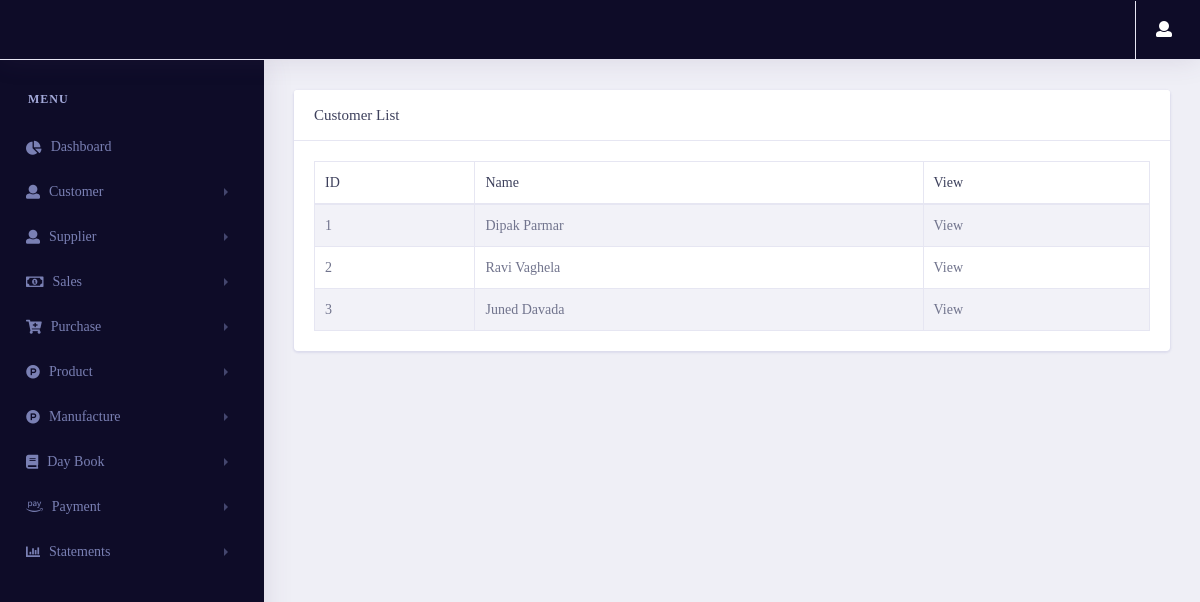
/statement/customerstatement/ (signed in), run on the app's committed database.
### customer/models.py (models this page shows, shortened)
class Customer_gst(models.Model):
    customerid = models.CharField(max_length=10, null=True, blank=True)
    fullname = models.CharField(max_length=50)
    email = models.EmailField(max_length=254)
    contactno = models.CharField(max_length=50)
    gst = models.CharField(max_length=50)
    city = models.CharField(max_length=50)
    state = models.CharField(max_length=50)
    landmark = models.CharField(max_length=50)
    id = models.UUIDField(default=uuid.uuid4 , unique=True , primary_key=True , editable=False)

### statements/views.py (the view)
# urls.py: path('customerstatement/',views.customerstatement,name="customerstatement"),
@login_required(login_url='login')
def customerstatement(request):
    if request.session['Estimate']:
        customer_data = customer_cache()
    if request.session['GST']:
        customer_data = Customer_gst.objects.all()
        customer_pending_amount = customeraccount_estimate.objects.all()
    context = {
        'customer_data' : customer_data
    }
    return render(request,'statements/customerstatement.html',context)

### Inventory/cache_storage.py (called while the page is built)
def customer_cache():
    cache_key = "customer_data_estimate_cache"
    cache_customer_data = cache.get(cache_key)
    if cache_customer_data is None:
        customer_data = Customer_estimate.objects.all()
        cache.set(cache_key, customer_data , timeout = None)
        print("Customer Non Cahce Data")
    else:
        customer_data = cache_customer_data
        print("Customer Cache Data")
    return customer_data

### statements/templates/statements/customerstatement.html (shortened to what this page needs)
{% extends 'pages/base.html' %}
{% load static %}
{% load user_auth %}
{% block content %}
<link rel="stylesheet" href="{% static 'vendor/bootstrap/css/bootstrap.min.css' %}">
<link href="{% static 'vendor/fonts/circular-std/style.css' %}" rel="stylesheet">
<link rel="stylesheet" href="{% static 'libs/css/style.css' %}">
<link rel="stylesheet" href="{% static 'vendor/fonts/fontawesome/css/fontawesome-all.css' %}">
<link rel="stylesheet" type="text/css" href="{% static 'vendor/datatables/css/dataTables.bootstrap4.css' %}">
{% if request.session.Estimate %}
<div class="row">
    <div class="col-xl-12 col-lg-12 col-md-12 col-sm-12 col-12">
        <div class="card">
            <h5 class="card-header">Customer List</h5>
            <div class="card-body">
                <div class="table-responsive">
                    <table class="table table-striped table-bordered first" id="example">
                        <thead>
                            <tr>
                                <th>ID</th>
                                <th>Name</th>
                                <th>View</th>
                            </tr>
                        </thead>
                        <tbody>
                        {% for i in customer_data %}
                            <tr>
                                <td>{{forloop.counter}}</td>
                                <td>{{i.fullname}}</td>
                                <td>
                                    <a href="/statement/customer_statement_view/{{i.id}}">View</a>
                                </td>
                            </tr>
                        {% endfor %}
                        </tbody>
                    </table>
                </div>
            </div>
        </div>
    </div>
</div>
{% endif %}
{% endblock content %}

### data on the page
Customer_gst: fullname "Dipak Parmar"
Customer_gst: fullname "Ravi Vaghela"
Customer_gst: fullname "Juned Davada"
